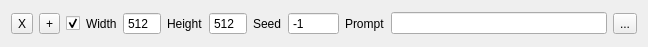
<?xml version="1.0" encoding="UTF-8"?>
<ui version="4.0">
 <class>Form</class>
 <widget class="QWidget" name="Form">
  <property name="geometry">
   <rect>
    <x>0</x>
    <y>0</y>
    <width>648</width>
    <height>47</height>
   </rect>
  </property>
  <property name="windowTitle">
   <string>Form</string>
  </property>
  <layout class="QHBoxLayout" name="horizontalLayout">
   <item>
    <widget class="QToolButton" name="deleteBtn">
     <property name="text">
      <string>X</string>
     </property>
    </widget>
   </item>
   <item>
    <widget class="QToolButton" name="cloneBtn">
     <property name="text">
      <string>+</string>
     </property>
    </widget>
   </item>
   <item>
    <widget class="QCheckBox" name="enabledCbx">
     <property name="text">
      <string/>
     </property>
     <property name="checked">
      <bool>true</bool>
     </property>
    </widget>
   </item>
   <item>
    <widget class="QLabel" name="label">
     <property name="text">
      <string>Width</string>
     </property>
     <property name="buddy">
      <cstring>widthSbx</cstring>
     </property>
    </widget>
   </item>
   <item>
    <widget class="QSpinBox" name="widthSbx">
     <property name="buttonSymbols">
      <enum>QAbstractSpinBox::ButtonSymbols::NoButtons</enum>
     </property>
     <property name="maximum">
      <number>8096</number>
     </property>
     <property name="value">
      <number>512</number>
     </property>
    </widget>
   </item>
   <item>
    <widget class="QLabel" name="label_2">
     <property name="text">
      <string>Height</string>
     </property>
     <property name="buddy">
      <cstring>heightSbx</cstring>
     </property>
    </widget>
   </item>
   <item>
    <widget class="QSpinBox" name="heightSbx">
     <property name="buttonSymbols">
      <enum>QAbstractSpinBox::ButtonSymbols::NoButtons</enum>
     </property>
     <property name="maximum">
      <number>8096</number>
     </property>
     <property name="value">
      <number>512</number>
     </property>
    </widget>
   </item>
   <item>
    <widget class="QLabel" name="label_3">
     <property name="text">
      <string>Seed</string>
     </property>
     <property name="buddy">
      <cstring>seedSbx</cstring>
     </property>
    </widget>
   </item>
   <item>
    <widget class="QSpinBox" name="seedSbx">
     <property name="buttonSymbols">
      <enum>QAbstractSpinBox::ButtonSymbols::NoButtons</enum>
     </property>
     <property name="minimum">
      <number>-1</number>
     </property>
     <property name="maximum">
      <number>999999999</number>
     </property>
     <property name="value">
      <number>-1</number>
     </property>
    </widget>
   </item>
   <item>
    <widget class="QLabel" name="label_4">
     <property name="text">
      <string>Prompt</string>
     </property>
     <property name="buddy">
      <cstring>promptLed</cstring>
     </property>
    </widget>
   </item>
   <item>
    <widget class="QLineEdit" name="promptLed"/>
   </item>
   <item>
    <widget class="QToolButton" name="openWindowBtn">
     <property name="text">
      <string>...</string>
     </property>
    </widget>
   </item>
  </layout>
 </widget>
 <resources/>
 <connections/>
</ui>
